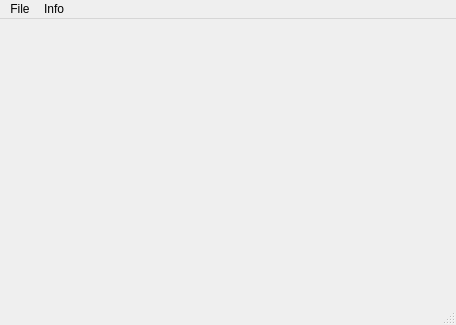
<?xml version="1.0" encoding="UTF-8"?>
<ui version="4.0">
 <class>MainWindow</class>
 <widget class="QMainWindow" name="MainWindow">
  <property name="geometry">
   <rect>
    <x>0</x>
    <y>0</y>
    <width>456</width>
    <height>325</height>
   </rect>
  </property>
  <property name="windowTitle">
   <string>MainWindow</string>
  </property>
  <widget class="QWidget" name="centralWidget"/>
  <widget class="QMenuBar" name="menuBar">
   <property name="geometry">
    <rect>
     <x>0</x>
     <y>0</y>
     <width>456</width>
     <height>25</height>
    </rect>
   </property>
   <widget class="QMenu" name="menuFile">
    <property name="title">
     <string>File</string>
    </property>
    <addaction name="actionNew_2"/>
    <addaction name="actionSave_2"/>
    <addaction name="actionLoad_2"/>
    <addaction name="actionQuit_2"/>
   </widget>
   <widget class="QMenu" name="menuInfo">
    <property name="title">
     <string>Info</string>
    </property>
    <addaction name="actionTutorial"/>
   </widget>
   <addaction name="menuFile"/>
   <addaction name="menuInfo"/>
  </widget>
  <widget class="QStatusBar" name="statusBar"/>
  <action name="actionNew_2">
   <property name="text">
    <string>New</string>
   </property>
  </action>
  <action name="actionSave_2">
   <property name="text">
    <string>Save</string>
   </property>
  </action>
  <action name="actionLoad_2">
   <property name="text">
    <string>Load</string>
   </property>
  </action>
  <action name="actionQuit_2">
   <property name="text">
    <string>Quit</string>
   </property>
  </action>
  <action name="actionTutorial">
   <property name="text">
    <string>Tutorial</string>
   </property>
  </action>
 </widget>
 <layoutdefault spacing="6" margin="11"/>
 <resources/>
 <connections/>
</ui>
